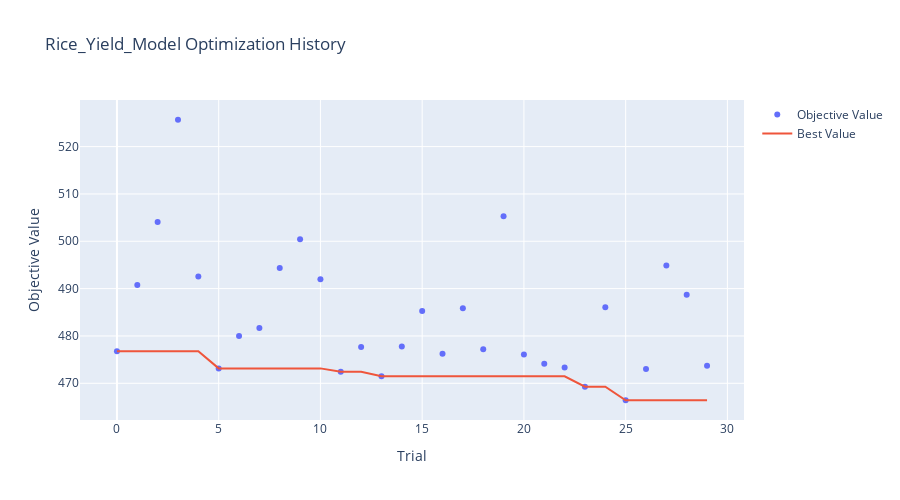
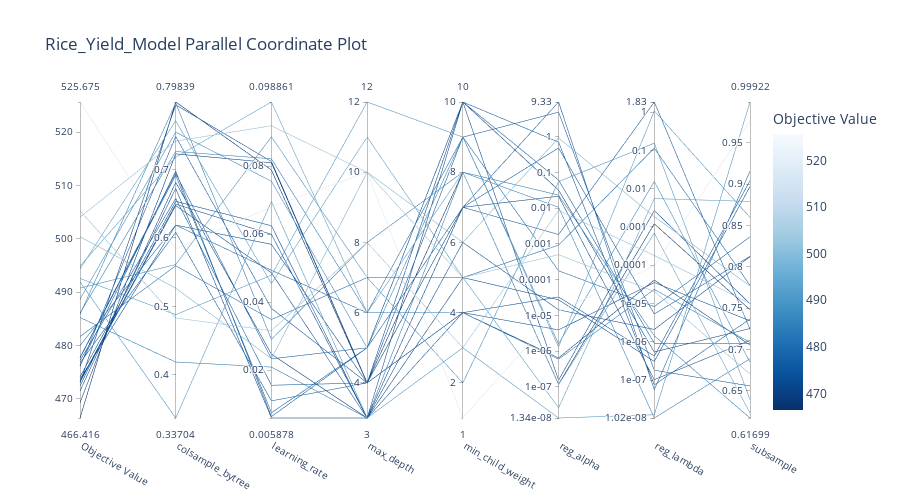
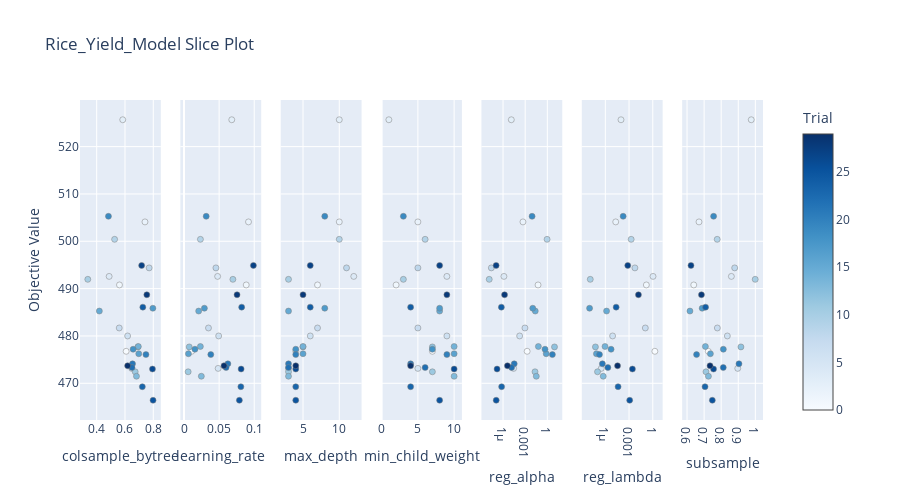
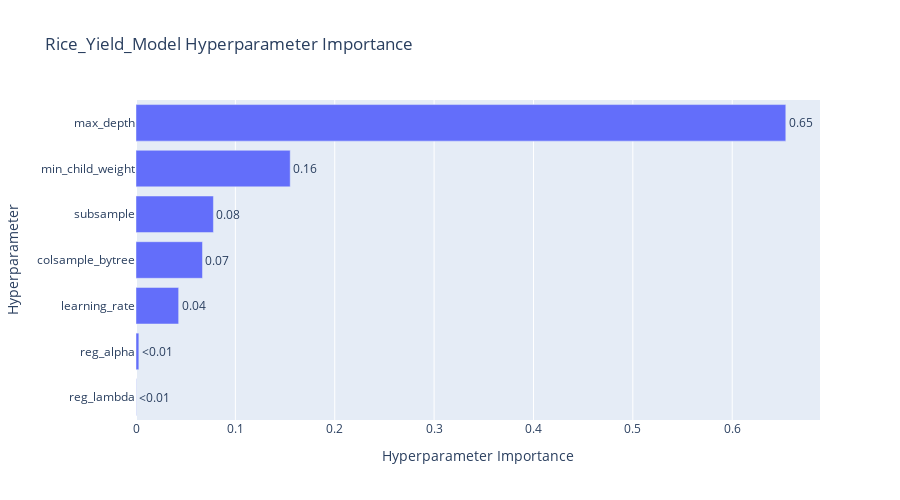

The code cell stored with these charts, in order, in its notebook:
### Markdown cell above
### 6. Optuna Visualization
Visualizing the tuning process to understand parameter importance and convergence.

### Code cell
# --- OPTUNA VISUALIZATIONS ---
name = f"{CHOSEN_CROP.capitalize()}_Yield_Model"

# 1. Optimization History
fig = plot_optimization_history(study)
fig.update_layout(title=f'{name} Optimization History', width=900, height=500)
fig.show()

# 2. Parallel Coordinate (Hyperparameter Relationships)
fig = plot_parallel_coordinate(study)
fig.update_layout(title=f'{name} Parallel Coordinate Plot', width=900, height=500)
fig.show()

# 3. Slice Plot (Individual Parameter impact)
fig = plot_slice(study)
fig.update_layout(title=f'{name} Slice Plot', width=900, height=500)
fig.show()

# 4. Parameter Importance
try:
    fig = plot_param_importances(study)
    fig.update_layout(title=f'{name} Hyperparameter Importance', width=900, height=500)
    fig.show()
except (ValueError, RuntimeError) as e:
    print(f'Could not plot parameter importance: {e}')

### Figure 1 — Plotly figure (JSON) as saved in the notebook; plotly's stock layout.template omitted (floating-point values rounded to 4 significant figures)
{"data": [{"mode": "markers", "name": "Objective Value", "type": "scatter", "x": [0, 1, 2, 3, 4, 5, 6, 7, 8, 9, 10, 11, 12, 13, 14, 15, 16, 17, 18, 19, 20, 21, 22, 23, 24, 25, 26, 27, 28, 29], "y": [476.8, 490.8, 504.1, 525.7, 492.6, 473.1, 480.0, 481.7, 494.4, 500.4, 492.0, 472.4, 477.7, 471.5, 477.8, 485.3, 476.2, 485.9, 477.2, 505.3, 476.1, 474.1, 473.3, 469.3, 486.1, 466.4, 473.0, 494.9, 488.7, 473.7]}, {"mode": "lines", "name": "Best Value", "type": "scatter", "x": [0, 1, 2, 3, 4, 5, 6, 7, 8, 9, 10, 11, 12, 13, 14, 15, 16, 17, 18, 19, 20, 21, 22, 23, 24, 25, 26, 27, 28, 29], "y": [476.8, 476.8, 476.8, 476.8, 476.8, 473.1, 473.1, 473.1, 473.1, 473.1, 473.1, 472.4, 472.4, 471.5, 471.5, 471.5, 471.5, 471.5, 471.5, 471.5, 471.5, 471.5, 471.5, 469.3, 469.3, 466.4, 466.4, 466.4, 466.4, 466.4]}, {"marker": {"color": "#cccccc"}, "mode": "markers", "name": "Infeasible Trial", "showlegend": false, "type": "scatter", "x": [], "y": []}], "layout": {"height": 500, "title": {"text": "Rice_Yield_Model Optimization History"}, "width": 900, "xaxis": {"title": {"text": "Trial"}}, "yaxis": {"title": {"text": "Objective Value"}}}}

### Figure 2 — Plotly figure (JSON) as saved in the notebook; plotly's stock layout.template omitted (floating-point values rounded to 4 significant figures)
{"data": [{"dimensions": [{"label": "Objective Value", "range": [466.4, 525.7], "values": [476.8, 490.8, 504.1, 525.7, 492.6, 473.1, 480.0, 481.7, 494.4, 500.4, 492.0, 472.4, 477.7, 471.5, 477.8, 485.3, 476.2, 485.9, 477.2, 505.3, 476.1, 474.1, 473.3, 469.3, 486.1, 466.4, 473.0, 494.9, 488.7, 473.7]}, {"label": "colsample_bytree", "range": [0.337, 0.7984], "values": [0.6081, 0.561, 0.7413, 0.5841, 0.4879, 0.6472, 0.6186, 0.5593, 0.7708, 0.5265, 0.337, 0.6721, 0.6914, 0.6811, 0.6941, 0.4187, 0.6973, 0.797, 0.6576, 0.4831, 0.7481, 0.6533, 0.6493, 0.7227, 0.7261, 0.7984, 0.7942, 0.7178, 0.7544, 0.6186]}, {"label": "learning_rate", "range": [0.005878, 0.09886], "values": [0.01091, 0.08862, 0.09186, 0.06801, 0.0479, 0.04861, 0.04934, 0.03483, 0.04542, 0.02336, 0.06961, 0.005878, 0.007418, 0.02465, 0.02328, 0.02086, 0.006305, 0.02901, 0.01551, 0.03158, 0.03813, 0.06245, 0.05992, 0.08099, 0.08214, 0.07885, 0.08135, 0.09886, 0.07554, 0.05697]}, {"label": "max_depth", "range": [3, 12], "values": [4, 7, 10, 10, 12, 3, 6, 7, 11, 10, 3, 3, 5, 3, 5, 3, 5, 8, 4, 8, 4, 3, 3, 4, 6, 4, 4, 6, 5, 4]}, {"label": "min_child_weight", "range": [1, 10], "values": [7, 2, 5, 1, 9, 5, 9, 5, 5, 6, 3, 7, 7, 10, 10, 8, 10, 8, 7, 3, 9, 4, 6, 4, 4, 8, 10, 8, 9, 4]}, {"label": "reg_alpha", "range": [-7.873, 0.97], "ticktext": ["1.34e-08", "1e-07", "1e-06", "1e-05", "0.0001", "0.001", "0.01", "0.1", "1", "9.33"], "tickvals": [-7.873, -7, -6, -5, -4, -3, -2, -1, 0, 0.97], "values": [-2.738, -1.257, -3.301, -4.882, -5.882, -4.566, -3.753, -3.035, -7.587, -0.03504, -7.873, -1.667, 0.97, -1.496, -1.213, -1.635, -0.1523, -1.975, -0.3155, -2.066, 0.6854, -4.487, -4.846, -6.193, -6.227, -6.928, -6.812, -6.937, -5.799, -5.406]}, {"label": "reg_lambda", "range": [-7.99, 0.2628], "ticktext": ["1.02e-08", "1e-07", "1e-06", "1e-05", "0.0001", "0.001", "0.01", "0.1", "1", "1.83"], "tickvals": [-7.99, -7, -6, -5, -4, -3, -2, -1, 0, 0.2628], "values": [0.2628, -0.8117, -4.685, -4.019, 0.03111, -6.514, -5.08, -0.9415, -2.26, -2.732, -7.905, -6.988, -7.251, -6.266, -6.037, -5.843, -7.125, -7.99, -5.273, -3.747, -6.743, -6.37, -5.679, -4.387, -4.632, -2.919, -2.573, -3.162, -1.812, -4.454]}, {"label": "subsample", "range": [0.617, 0.9992], "values": [0.7243, 0.6394, 0.6701, 0.976, 0.8596, 0.8969, 0.8361, 0.7775, 0.8789, 0.7766, 0.9992, 0.7109, 0.9155, 0.7252, 0.7074, 0.617, 0.7368, 0.6886, 0.8125, 0.7555, 0.6557, 0.9041, 0.8122, 0.7053, 0.7085, 0.748, 0.7552, 0.623, 0.6845, 0.7346]}], "labelangle": 30, "labelside": "bottom", "line": {"color": [476.8, 490.8, 504.1, 525.7, 492.6, 473.1, 480.0, 481.7, 494.4, 500.4, 492.0, 472.4, 477.7, 471.5, 477.8, 485.3, 476.2, 485.9, 477.2, 505.3, 476.1, 474.1, 473.3, 469.3, 486.1, 466.4, 473.0, 494.9, 488.7, 473.7], "colorbar": {"title": {"text": "Objective Value"}}, "colorscale": [[0, "rgb(247,251,255)"], [0.125, "rgb(222,235,247)"], [0.25, "rgb(198,219,239)"], [0.375, "rgb(158,202,225)"], [0.5, "rgb(107,174,214)"], [0.625, "rgb(66,146,198)"], [0.75, "rgb(33,113,181)"], [0.875, "rgb(8,81,156)"], [1, "rgb(8,48,107)"]], "reversescale": true, "showscale": true}, "type": "parcoords"}], "layout": {"height": 500, "title": {"text": "Rice_Yield_Model Parallel Coordinate Plot"}, "width": 900}}

### Figure 3 — Plotly figure (JSON) as saved in the notebook; plotly's stock layout.template omitted (floating-point values rounded to 4 significant figures)
{"data": [{"marker": {"color": [0, 1, 2, 3, 4, 5, 6, 7, 8, 9, 10, 11, 12, 13, 14, 15, 16, 17, 18, 19, 20, 21, 22, 23, 24, 25, 26, 27, 28, 29], "colorbar": {"title": {"text": "Trial"}, "x": 1, "xpad": 40}, "colorscale": [[0, "rgb(247,251,255)"], [0.125, "rgb(222,235,247)"], [0.25, "rgb(198,219,239)"], [0.375, "rgb(158,202,225)"], [0.5, "rgb(107,174,214)"], [0.625, "rgb(66,146,198)"], [0.75, "rgb(33,113,181)"], [0.875, "rgb(8,81,156)"], [1, "rgb(8,48,107)"]], "line": {"color": "Grey", "width": 0.5}, "showscale": true}, "mode": "markers", "name": "Feasible Trial", "showlegend": false, "type": "scatter", "x": [0.6081, 0.561, 0.7413, 0.5841, 0.4879, 0.6472, 0.6186, 0.5593, 0.7708, 0.5265, 0.337, 0.6721, 0.6914, 0.6811, 0.6941, 0.4187, 0.6973, 0.797, 0.6576, 0.4831, 0.7481, 0.6533, 0.6493, 0.7227, 0.7261, 0.7984, 0.7942, 0.7178, 0.7544, 0.6186], "xaxis": "x", "y": [476.8, 490.8, 504.1, 525.7, 492.6, 473.1, 480.0, 481.7, 494.4, 500.4, 492.0, 472.4, 477.7, 471.5, 477.8, 485.3, 476.2, 485.9, 477.2, 505.3, 476.1, 474.1, 473.3, 469.3, 486.1, 466.4, 473.0, 494.9, 488.7, 473.7], "yaxis": "y"}, {"marker": {"color": [0, 1, 2, 3, 4, 5, 6, 7, 8, 9, 10, 11, 12, 13, 14, 15, 16, 17, 18, 19, 20, 21, 22, 23, 24, 25, 26, 27, 28, 29], "colorbar": {"title": {"text": "Trial"}, "x": 1, "xpad": 40}, "colorscale": [[0, "rgb(247,251,255)"], [0.125, "rgb(222,235,247)"], [0.25, "rgb(198,219,239)"], [0.375, "rgb(158,202,225)"], [0.5, "rgb(107,174,214)"], [0.625, "rgb(66,146,198)"], [0.75, "rgb(33,113,181)"], [0.875, "rgb(8,81,156)"], [1, "rgb(8,48,107)"]], "line": {"color": "Grey", "width": 0.5}, "showscale": false}, "mode": "markers", "name": "Feasible Trial", "showlegend": false, "type": "scatter", "x": [0.01091, 0.08862, 0.09186, 0.06801, 0.0479, 0.04861, 0.04934, 0.03483, 0.04542, 0.02336, 0.06961, 0.005878, 0.007418, 0.02465, 0.02328, 0.02086, 0.006305, 0.02901, 0.01551, 0.03158, 0.03813, 0.06245, 0.05992, 0.08099, 0.08214, 0.07885, 0.08135, 0.09886, 0.07554, 0.05697], "xaxis": "x2", "y": [476.8, 490.8, 504.1, 525.7, 492.6, 473.1, 480.0, 481.7, 494.4, 500.4, 492.0, 472.4, 477.7, 471.5, 477.8, 485.3, 476.2, 485.9, 477.2, 505.3, 476.1, 474.1, 473.3, 469.3, 486.1, 466.4, 473.0, 494.9, 488.7, 473.7], "yaxis": "y2"}, {"marker": {"color": [0, 1, 2, 3, 4, 5, 6, 7, 8, 9, 10, 11, 12, 13, 14, 15, 16, 17, 18, 19, 20, 21, 22, 23, 24, 25, 26, 27, 28, 29], "colorbar": {"title": {"text": "Trial"}, "x": 1, "xpad": 40}, "colorscale": [[0, "rgb(247,251,255)"], [0.125, "rgb(222,235,247)"], [0.25, "rgb(198,219,239)"], [0.375, "rgb(158,202,225)"], [0.5, "rgb(107,174,214)"], [0.625, "rgb(66,146,198)"], [0.75, "rgb(33,113,181)"], [0.875, "rgb(8,81,156)"], [1, "rgb(8,48,107)"]], "line": {"color": "Grey", "width": 0.5}, "showscale": false}, "mode": "markers", "name": "Feasible Trial", "showlegend": false, "type": "scatter", "x": [4, 7, 10, 10, 12, 3, 6, 7, 11, 10, 3, 3, 5, 3, 5, 3, 5, 8, 4, 8, 4, 3, 3, 4, 6, 4, 4, 6, 5, 4], "xaxis": "x3", "y": [476.8, 490.8, 504.1, 525.7, 492.6, 473.1, 480.0, 481.7, 494.4, 500.4, 492.0, 472.4, 477.7, 471.5, 477.8, 485.3, 476.2, 485.9, 477.2, 505.3, 476.1, 474.1, 473.3, 469.3, 486.1, 466.4, 473.0, 494.9, 488.7, 473.7], "yaxis": "y3"}, {"marker": {"color": [0, 1, 2, 3, 4, 5, 6, 7, 8, 9, 10, 11, 12, 13, 14, 15, 16, 17, 18, 19, 20, 21, 22, 23, 24, 25, 26, 27, 28, 29], "colorbar": {"title": {"text": "Trial"}, "x": 1, "xpad": 40}, "colorscale": [[0, "rgb(247,251,255)"], [0.125, "rgb(222,235,247)"], [0.25, "rgb(198,219,239)"], [0.375, "rgb(158,202,225)"], [0.5, "rgb(107,174,214)"], [0.625, "rgb(66,146,198)"], [0.75, "rgb(33,113,181)"], [0.875, "rgb(8,81,156)"], [1, "rgb(8,48,107)"]], "line": {"color": "Grey", "width": 0.5}, "showscale": false}, "mode": "markers", "name": "Feasible Trial", "showlegend": false, "type": "scatter", "x": [7, 2, 5, 1, 9, 5, 9, 5, 5, 6, 3, 7, 7, 10, 10, 8, 10, 8, 7, 3, 9, 4, 6, 4, 4, 8, 10, 8, 9, 4], "xaxis": "x4", "y": [476.8, 490.8, 504.1, 525.7, 492.6, 473.1, 480.0, 481.7, 494.4, 500.4, 492.0, 472.4, 477.7, 471.5, 477.8, 485.3, 476.2, 485.9, 477.2, 505.3, 476.1, 474.1, 473.3, 469.3, 486.1, 466.4, 473.0, 494.9, 488.7, 473.7], "yaxis": "y4"}, {"marker": {"color": [0, 1, 2, 3, 4, 5, 6, 7, 8, 9, 10, 11, 12, 13, 14, 15, 16, 17, 18, 19, 20, 21, 22, 23, 24, 25, 26, 27, 28, 29], "colorbar": {"title": {"text": "Trial"}, "x": 1, "xpad": 40}, "colorscale": [[0, "rgb(247,251,255)"], [0.125, "rgb(222,235,247)"], [0.25, "rgb(198,219,239)"], [0.375, "rgb(158,202,225)"], [0.5, "rgb(107,174,214)"], [0.625, "rgb(66,146,198)"], [0.75, "rgb(33,113,181)"], [0.875, "rgb(8,81,156)"], [1, "rgb(8,48,107)"]], "line": {"color": "Grey", "width": 0.5}, "showscale": false}, "mode": "markers", "name": "Feasible Trial", "showlegend": false, "type": "scatter", "x": [0.001828, 0.05539, 0.0004995, 1.314e-05, 1.313e-06, 2.719e-05, 0.0001768, 0.0009223, 2.588e-08, 0.9225, 1.34e-08, 0.02155, 9.333, 0.03191, 0.06122, 0.02318, 0.7043, 0.01058, 0.4836, 0.008597, 4.846, 3.26e-05, 1.426e-05, 6.416e-07, 5.924e-07, 1.18e-07, 1.543e-07, 1.157e-07, 1.59e-06, 3.925e-06], "xaxis": "x5", "y": [476.8, 490.8, 504.1, 525.7, 492.6, 473.1, 480.0, 481.7, 494.4, 500.4, 492.0, 472.4, 477.7, 471.5, 477.8, 485.3, 476.2, 485.9, 477.2, 505.3, 476.1, 474.1, 473.3, 469.3, 486.1, 466.4, 473.0, 494.9, 488.7, 473.7], "yaxis": "y5"}, {"marker": {"color": [0, 1, 2, 3, 4, 5, 6, 7, 8, 9, 10, 11, 12, 13, 14, 15, 16, 17, 18, 19, 20, 21, 22, 23, 24, 25, 26, 27, 28, 29], "colorbar": {"title": {"text": "Trial"}, "x": 1, "xpad": 40}, "colorscale": [[0, "rgb(247,251,255)"], [0.125, "rgb(222,235,247)"], [0.25, "rgb(198,219,239)"], [0.375, "rgb(158,202,225)"], [0.5, "rgb(107,174,214)"], [0.625, "rgb(66,146,198)"], [0.75, "rgb(33,113,181)"], [0.875, "rgb(8,81,156)"], [1, "rgb(8,48,107)"]], "line": {"color": "Grey", "width": 0.5}, "showscale": false}, "mode": "markers", "name": "Feasible Trial", "showlegend": false, "type": "scatter", "x": [1.831, 0.1543, 2.064e-05, 9.564e-05, 1.074, 3.059e-07, 8.317e-06, 0.1144, 0.005496, 0.001852, 1.245e-08, 1.028e-07, 5.606e-08, 5.424e-07, 9.175e-07, 1.434e-06, 7.492e-08, 1.023e-08, 5.336e-06, 0.0001792, 1.808e-07, 4.264e-07, 2.096e-06, 4.101e-05, 2.333e-05, 0.001205, 0.002676, 0.0006886, 0.01541, 3.518e-05], "xaxis": "x6", "y": [476.8, 490.8, 504.1, 525.7, 492.6, 473.1, 480.0, 481.7, 494.4, 500.4, 492.0, 472.4, 477.7, 471.5, 477.8, 485.3, 476.2, 485.9, 477.2, 505.3, 476.1, 474.1, 473.3, 469.3, 486.1, 466.4, 473.0, 494.9, 488.7, 473.7], "yaxis": "y6"}, {"marker": {"color": [0, 1, 2, 3, 4, 5, 6, 7, 8, 9, 10, 11, 12, 13, 14, 15, 16, 17, 18, 19, 20, 21, 22, 23, 24, 25, 26, 27, 28, 29], "colorbar": {"title": {"text": "Trial"}, "x": 1, "xpad": 40}, "colorscale": [[0, "rgb(247,251,255)"], [0.125, "rgb(222,235,247)"], [0.25, "rgb(198,219,239)"], [0.375, "rgb(158,202,225)"], [0.5, "rgb(107,174,214)"], [0.625, "rgb(66,146,198)"], [0.75, "rgb(33,113,181)"], [0.875, "rgb(8,81,156)"], [1, "rgb(8,48,107)"]], "line": {"color": "Grey", "width": 0.5}, "showscale": false}, "mode": "markers", "name": "Feasible Trial", "showlegend": false, "type": "scatter", "x": [0.7243, 0.6394, 0.6701, 0.976, 0.8596, 0.8969, 0.8361, 0.7775, 0.8789, 0.7766, 0.9992, 0.7109, 0.9155, 0.7252, 0.7074, 0.617, 0.7368, 0.6886, 0.8125, 0.7555, 0.6557, 0.9041, 0.8122, 0.7053, 0.7085, 0.748, 0.7552, 0.623, 0.6845, 0.7346], "xaxis": "x7", "y": [476.8, 490.8, 504.1, 525.7, 492.6, 473.1, 480.0, 481.7, 494.4, 500.4, 492.0, 472.4, 477.7, 471.5, 477.8, 485.3, 476.2, 485.9, 477.2, 505.3, 476.1, 474.1, 473.3, 469.3, 486.1, 466.4, 473.0, 494.9, 488.7, 473.7], "yaxis": "y7"}], "layout": {"height": 500, "title": {"text": "Rice_Yield_Model Slice Plot"}, "width": 900, "xaxis": {"anchor": "y", "domain": [0, 0.1184], "title": {"text": "colsample_bytree"}}, "xaxis2": {"anchor": "y2", "domain": [0.1469, 0.2653], "title": {"text": "learning_rate"}}, "xaxis3": {"anchor": "y3", "domain": [0.2939, 0.4122], "title": {"text": "max_depth"}}, "xaxis4": {"anchor": "y4", "domain": [0.4408, 0.5592], "title": {"text": "min_child_weight"}}, "xaxis5": {"anchor": "y5", "domain": [0.5878, 0.7061], "title": {"text": "reg_alpha"}, "type": "log"}, "xaxis6": {"anchor": "y6", "domain": [0.7347, 0.8531], "title": {"text": "reg_lambda"}, "type": "log"}, "xaxis7": {"anchor": "y7", "domain": [0.8816, 1.0], "title": {"text": "subsample"}}, "yaxis": {"anchor": "x", "domain": [0, 1], "title": {"text": "Objective Value"}}, "yaxis2": {"anchor": "x2", "domain": [0, 1], "matches": "y", "showticklabels": false}, "yaxis3": {"anchor": "x3", "domain": [0, 1], "matches": "y", "showticklabels": false}, "yaxis4": {"anchor": "x4", "domain": [0, 1], "matches": "y", "showticklabels": false}, "yaxis5": {"anchor": "x5", "domain": [0, 1], "matches": "y", "showticklabels": false}, "yaxis6": {"anchor": "x6", "domain": [0, 1], "matches": "y", "showticklabels": false}, "yaxis7": {"anchor": "x7", "domain": [0, 1], "matches": "y", "showticklabels": false}}}

### Figure 4 — Plotly figure (JSON) as saved in the notebook; plotly's stock layout.template omitted (floating-point values rounded to 4 significant figures)
{"data": [{"cliponaxis": false, "hovertemplate": ["reg_lambda (FloatDistribution): 0.00025432697167856864<extra></extra>", "reg_alpha (FloatDistribution): 0.0028670866241929786<extra></extra>", "learning_rate (FloatDistribution): 0.042918578349740506<extra></extra>", "colsample_bytree (FloatDistribution): 0.06690891788720507<extra></extra>", "subsample (FloatDistribution): 0.07791876586178893<extra></extra>", "min_child_weight (IntDistribution): 0.15519906474965336<extra></extra>", "max_depth (IntDistribution): 0.6539332595557404<extra></extra>"], "name": "Objective Value", "orientation": "h", "text": ["<0.01", "<0.01", "0.04", "0.07", "0.08", "0.16", "0.65"], "textposition": "outside", "type": "bar", "x": [0.0002543, 0.002867, 0.04292, 0.06691, 0.07792, 0.1552, 0.6539], "y": ["reg_lambda", "reg_alpha", "learning_rate", "colsample_bytree", "subsample", "min_child_weight", "max_depth"]}], "layout": {"height": 500, "title": {"text": "Rice_Yield_Model Hyperparameter Importance"}, "width": 900, "xaxis": {"title": {"text": "Hyperparameter Importance"}}, "yaxis": {"title": {"text": "Hyperparameter"}}}}
